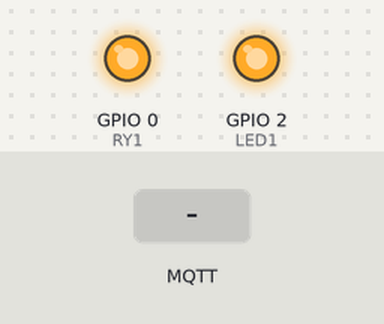
The program below on a simulated ESP8266 (NodeMCU). Parts: output pins drawn as LEDs (lit = HIGH). Inputs (shaded band) come from the test bench. WiFi joins after 1.5 s; servers stay silent unless stated; no MQTT or app messages arrive unless stated; what the program prints to the serial monitor is not drawn.

Above: at 2.7 s.
2.8 s: MQTT message "relay1on" arrives on the first subscribed topic
At 3.8 s:
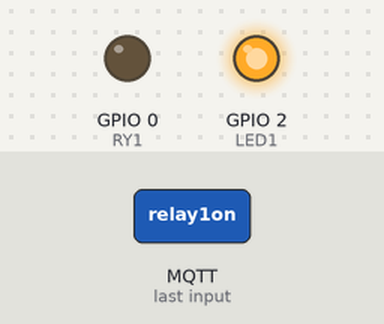
4.3 s: MQTT message "led1on" arrives on the first subscribed topic
At 5.0 s:
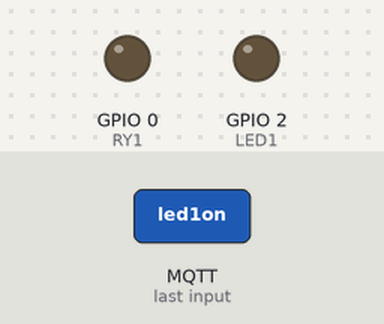
5.8 s: MQTT message "relay1off" arrives on the first subscribed topic
At 6.1 s:
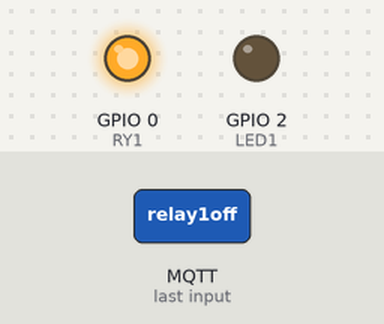
Timing chart, 0 to 8.8 s (numbered marks = the images above; inputs shaded):
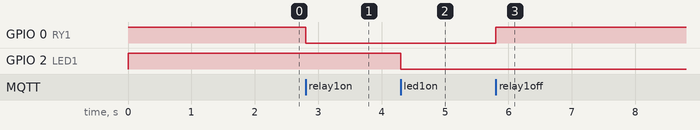

The program:

main.cpp
```cpp
#include <Arduino.h>
#include <ESP8266WiFi.h>
#include <PubSubClient.h>

const char *ssid = "wifi@lsong.org";
const char *password = "song940@163.com";
const char *mqttServer = "broker.emqx.io";
const char *clientID = "esp8266-relay";
const char *relayTopic = "esp8266-relay";

const int RY1 = 0;
const int LED1 = LED_BUILTIN;

WiFiClient wlan;
PubSubClient mqtt(wlan);

void reconnect()
{
  while (!mqtt.connected())
  {
    Serial.println("Attempting to connect to the MQTT server...");
    if (mqtt.connect(clientID))
    {
      Serial.println("MQTT connected");
      mqtt.publish(relayTopic, "online");
      mqtt.subscribe(relayTopic);
    }
    else
    {
      Serial.println("MQTT connect failed, retrying...");
      delay(2000);
    }
  }
}

void onMessage(char *topic, byte *payload, unsigned int length)
{
  // Handle received messages
  String payloadStr = "";
  for (unsigned int i = 0; i < length; i++)
  {
    payloadStr += (char)payload[i];
  }
  Serial.println("Received message: [" + String(topic) + "] " + payloadStr);

  if (strcmp(topic, relayTopic) == 0)
  {
    if (payloadStr == "relay1on")
    {
      digitalWrite(RY1, LOW);
    }
    else if (payloadStr == "relay1off")
    {
      digitalWrite(RY1, HIGH);
    }
    else if (payloadStr == "led1on")
    {
      digitalWrite(LED1, LOW);
    }
    else if (payloadStr == "led1off")
    {
      digitalWrite(LED1, HIGH);
    }
    else if (payloadStr == "ping")
    {
      mqtt.publish(relayTopic, "pong");
    }
  }
}

void setup()
{
  Serial.begin(115200);
  pinMode(RY1, OUTPUT);
  pinMode(LED1, OUTPUT);
  digitalWrite(RY1, HIGH);
  digitalWrite(LED1, HIGH);

  // Connect to WiFi
  WiFi.mode(WIFI_STA);
  WiFi.begin(ssid, password);
  WiFi.setAutoReconnect(true);
  while (WiFi.status() != WL_CONNECTED)
  {
    delay(500);
    Serial.print(".");
  }
  Serial.println("WiFi connected");
  Serial.println("IP address: ");
  Serial.println(WiFi.localIP());

  // Set the MQTT server and port
  mqtt.setClient(wlan);
  mqtt.setServer(mqttServer, 1883);
  mqtt.setKeepAlive(15);
  mqtt.setCallback(onMessage);
}

void loop()
{
  if (!mqtt.connected())
  {
    reconnect();
  }
  mqtt.loop();
}
```

Measured:
- after the input at 2.8 s, GPIO 0 (RY1): HIGH → LOW at once
- after the input at 4.3 s, GPIO 2 (LED1): HIGH → LOW at once
- after the input at 5.8 s, GPIO 0 (RY1): LOW → HIGH at once
